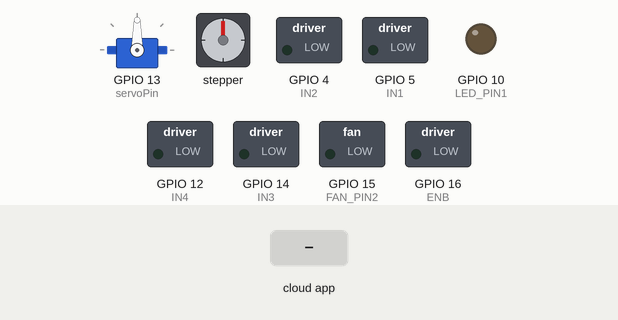
Simulated run of this sketch. Board: ESP8266 (NodeMCU). Parts: servo, stepper motor, switched loads named in the sketch (green lamp = pin HIGH), output pins drawn as LEDs (lit = HIGH). Inputs (shaded band) come from the test bench. WiFi joins after 1.5 s; servers stay silent unless stated; no MQTT or app messages arrive unless stated; stepper angles assume 2048 steps per turn; pins used as bus, display or sensor lines are not drawn; what the sketch prints to the serial monitor is not drawn.

Above: at 2.7 s.
2.8 s: the phone or cloud app sets Led_1 to 1
At 3.6 s:
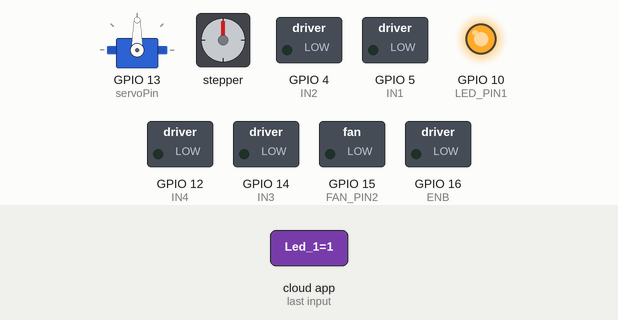
4.3 s: the phone or cloud app sets Fan_1 to 1
At 5.1 s:
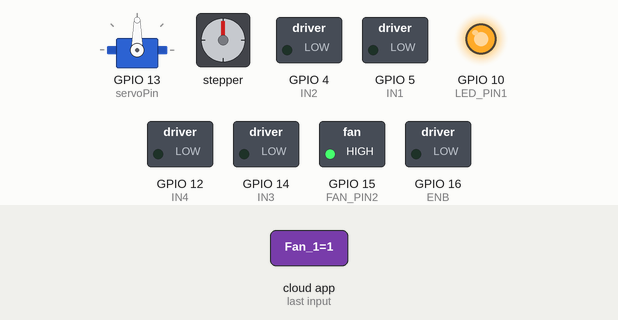
5.8 s: the phone or cloud app sets StepMotor to 1
At 7.2 s:
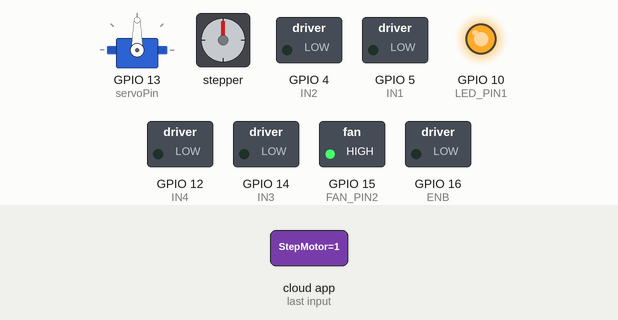
7.5 s: the phone or cloud app sets Servo_ctl to 0
At 8.7 s:
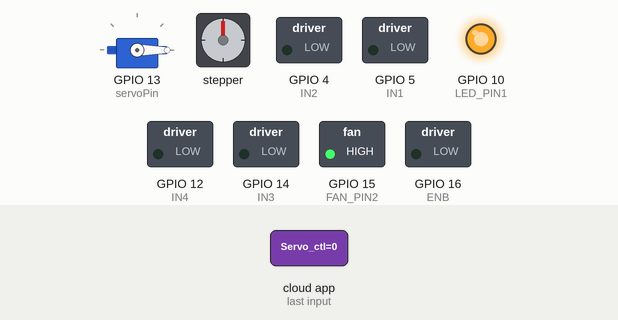
9.0 s: the phone or cloud app sets Speed to 1
At 9.7 s:
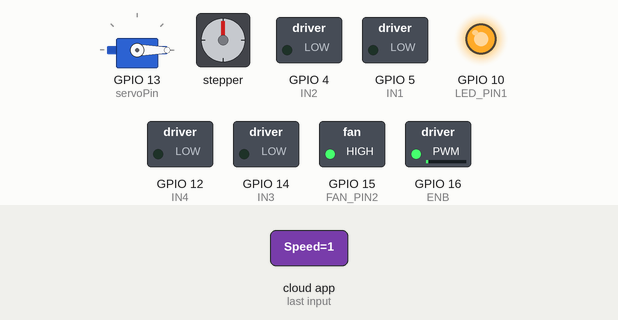
10.5 s: the phone or cloud app sets Led_1 to 0
At 11.2 s:
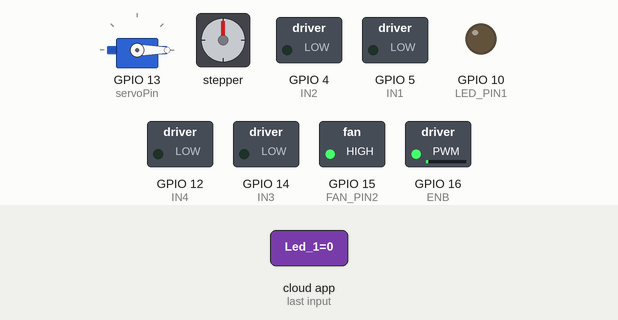
Timing chart, 0 to 13.0 s (numbered marks = the images above; inputs shaded):
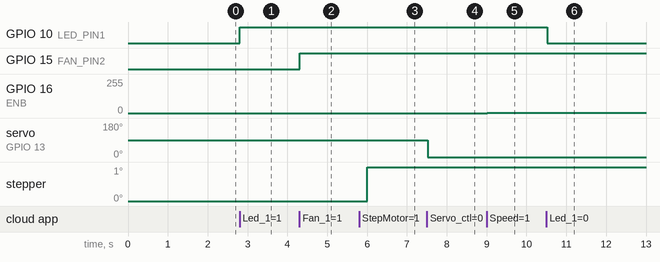

The sketch:

IoT_Thesis_actuators.ino
```cpp
 /***************************************************
  NodeMCU
****************************************************/
#include <AccelStepper.h>
#include <ESP8266WiFi.h>
#include <Servo.h>

#include "Adafruit_MQTT.h"
#include "Adafruit_MQTT_Client.h"

const int stepsPerRevolution = 2048;  // change this to fit the number of steps per revolution

#define DHTTYPE DHT11

// ULN2003 Motor Driver Pins
#define IN1 5
#define IN2 4
#define IN3 14
#define IN4 12
#define IN3_DC 0
#define IN4_DC 2
#define ENB 16


/************************* WiFi Access Point *********************************/
#define WLAN_SSID       "Smurf"
#define WLAN_PASS       "Baolong301100"
#define MQTT_SERVER     "192.168.8.237" // static ip address
#define MQTT_PORT       1883
#define MQTT_USERNAME   ""
#define MQTT_PASSWORD   ""
#define LED_PIN1     10   // Pin connected to the LED. GPIO 5
#define FAN_PIN2     15

#define servoPin 13
unsigned long lastMsg = 0;
#define MSG_BUFFER_SIZE  (80)
char msg[MSG_BUFFER_SIZE];
int value = 0;


// Timers auxiliar variables

char data[80];

int dc_motor_valspeed = 0;
int dc_motor_state = 2;
int servo_1_angle = 0;  // servo1 position in degrees
Servo servo_1;

AccelStepper stepper(AccelStepper::HALF4WIRE, IN1, IN3, IN2, IN4);
/************ Global State ******************/
// Create an ESP8266 WiFiClient class to connect to the MQTT server.
WiFiClient client_1;
// Setup the MQTT client class by passing in the WiFi client and MQTT server and login details.
Adafruit_MQTT_Client mqtt(&client_1, MQTT_SERVER, MQTT_PORT, MQTT_USERNAME, MQTT_PASSWORD);
/****************************** Feeds ***************************************/
// Setup a feed called 'pi_led1' for publishing.
// Notice MQTT paths for AIO follow the form: <username>/feeds/<feedname>
Adafruit_MQTT_Publish pi_led1 = Adafruit_MQTT_Publish(&mqtt, MQTT_USERNAME "pi_led1");

// Setup a feed called 'esp8266_led1' for subscribing to changes.
Adafruit_MQTT_Subscribe Led_1 = Adafruit_MQTT_Subscribe(&mqtt, MQTT_USERNAME "Led_1");
Adafruit_MQTT_Subscribe Fan_1 = Adafruit_MQTT_Subscribe(&mqtt, MQTT_USERNAME "Fan_1");
// Setup a feed called 'esp_step_motor1' for subscribing to changes.
Adafruit_MQTT_Subscribe StepMotor = Adafruit_MQTT_Subscribe(&mqtt, MQTT_USERNAME "StepMotor");

// Setup a feed called 'esp_step_motor1' for subscribing to changes.
Adafruit_MQTT_Subscribe Servo_ctl = Adafruit_MQTT_Subscribe(&mqtt, MQTT_USERNAME "Servo_ctl");

// Setup a feed called 'esp_dc_motor1' for subscribing to changes.
Adafruit_MQTT_Subscribe Speed = Adafruit_MQTT_Subscribe(&mqtt, MQTT_USERNAME "Speed");

// Setup a feed called 'esp_dc_motor1' for subscribing to changes.
Adafruit_MQTT_Subscribe DCmotor = Adafruit_MQTT_Subscribe(&mqtt, MQTT_USERNAME "DCmotor");


void step_motor_init(){
  stepper.setMaxSpeed(5000);
  stepper.setAcceleration(100);
}

void run_degree(int input_degree){
  int degreeint;
  degreeint = (input_degree*4096)/360;
  stepper.moveTo(degreeint); // set target forward 300 steps
  while (stepper.distanceToGo() != 0)
  {  stepper.run();
  }
}

void servo_degree(int input_degree){
servo_1.write(input_degree);
}

void DC_motor_run(int speed,int mode)
{
 // set speed 0 to 256
  analogWrite(ENB, speed);
  switch(mode)
  {
  case 2:
  // turn on motor forward
    digitalWrite(IN3_DC, LOW);
    digitalWrite(IN4_DC, HIGH);
    break;
  case 1:
  // turn on motor backward
    digitalWrite(IN3_DC, HIGH);
    digitalWrite(IN4_DC, LOW);
    break;
  case 0:
  // turn off motor forward
    digitalWrite(IN3_DC, LOW);
    digitalWrite(IN4_DC, LOW);
    break;
  default:
  // turn off motor forward
    digitalWrite(IN3_DC, LOW);
    digitalWrite(IN4_DC, LOW);
    break;
  }
}
/*************************** Sketch Code ************************************/
void MQTT_connect();
void setup() {
 Serial.begin(115200);
 delay(10);
 pinMode(LED_PIN1, OUTPUT);
 digitalWrite(LED_PIN1, LOW);
 pinMode(FAN_PIN2, OUTPUT);
 digitalWrite(FAN_PIN2, LOW);
  // Setup button as an input with internal pull-up.
// initialize the stepper library
 pinMode(IN1, OUTPUT);
 pinMode(IN2, OUTPUT);
 pinMode(IN3, OUTPUT);
 pinMode(IN4, OUTPUT);
 pinMode(ENB, OUTPUT);
 pinMode(IN3_DC, OUTPUT);
 pinMode(IN4_DC, OUTPUT);
// initialize the stepper library
 step_motor_init();
 servo_1.attach(servoPin);

 Serial.println(F("RPi-ESP-MQTT"));
 // Connect to WiFi access point.
 Serial.println(); Serial.println();
 Serial.print("Connecting to ");
 Serial.println(WLAN_SSID);
 WiFi.begin(WLAN_SSID, WLAN_PASS);
 while (WiFi.status() != WL_CONNECTED) {
   delay(500);
   Serial.print(".");
 }
 Serial.println();
 Serial.println("WiFi connected");
 Serial.println("IP address: "); Serial.println(WiFi.localIP());
 // Setup MQTT subscription for esp8266_led feed.
 mqtt.subscribe(&Led_1);
 mqtt.subscribe(&Fan_1);
 mqtt.subscribe(&StepMotor);
 mqtt.subscribe(&Servo_ctl);
 mqtt.subscribe(&Speed);
 mqtt.subscribe(&DCmotor);
}
uint32_t x=0;
void loop() {
 // Check if the button has been pressed by looking for a change from high to
 // low signal (with a small delay to debounce).


 // Ensure the connection to the MQTT server is alive (this will make the first
 // connection and automatically reconnect when disconnected).  See the MQTT_connect
 MQTT_connect();
 // this is our 'wait for incoming subscription packets' busy subloop
 // try to spend your time here
 // Here its read the subscription
 Adafruit_MQTT_Subscribe *subscription;
 while ((subscription = mqtt.readSubscription())) {
   if (subscription == &Led_1) {
     char *message = (char *)Led_1.lastread;
     Serial.print(F("Got_led1: "));
     Serial.println(message);
     // Check if the message was ON, OFF, or TOGGLE.
     if (strncmp(message, "1", 1) == 0) {
       // Turn the LED on.
       digitalWrite(LED_PIN1, HIGH);
     }
     else if (strncmp(message, "0", 1) == 0) {
       // Turn the LED off.
       digitalWrite(LED_PIN1, LOW);
     }
     else if (strncmp(message, "TOGGLE", 6) == 0) {
       // Toggle the LED.
       digitalWrite(LED_PIN1, !digitalRead(LED_PIN1));
      }
   }
   if (subscription == &Fan_1) {
     char *message = (char *)Fan_1.lastread;
     Serial.print(F("Got_fan1: "));
     Serial.println(message);
     // Check if the message was ON, OFF, or TOGGLE.
     if (strncmp(message, "1", 1) == 0) {
       // Turn the LED on.
       digitalWrite(FAN_PIN2, HIGH);
     }
     else if (strncmp(message, "0", 1) == 0) {
       // Turn the LED off.
       digitalWrite(FAN_PIN2, LOW);
     }
     else if (strncmp(message, "TOGGLE", 6) == 0) {
       // Toggle the LED.
       digitalWrite(FAN_PIN2, !digitalRead(FAN_PIN2));
      }
   }
   if (subscription == &StepMotor) {
     char *message = (char *)StepMotor.lastread;
     Serial.print(F("Got_Step_motor Data: "));
     Serial.println(message);
     if (strlen(message)>= 1) {
       run_degree(atoi(message));
      }
   }
   if (subscription == &Servo_ctl) {
     char *message = (char *)Servo_ctl.lastread;
     Serial.print(F("Got_servo1 Data: "));
     Serial.println(message);
     if (strlen(message)>= 1) {
       servo_degree(atoi(message));
       Serial.println(servo_1.read());
      }
   }
    if (subscription == &Speed) {
       char *message = (char *)Speed.lastread;
       Serial.print(F("Got_dc_motor_speed Data: "));
       Serial.println(message);
       if (strlen(message)>= 1) {
         dc_motor_valspeed = atoi(message);
         DC_motor_run(dc_motor_valspeed,dc_motor_state);
        }
     }
     if (subscription == &DCmotor) {
       char *message = (char *)DCmotor.lastread;
       Serial.print(F("Got_dc_motor_mode Data: "));
       Serial.println(message);
       if (strncmp(message, "1", 1) == 0) {
       // Turn the dc motor backward
       DC_motor_run(dc_motor_valspeed,1);
       dc_motor_state = 1;
     }
     else if (strncmp(message, "2", 1) == 0) {
       // Turn the dc motor off.
       DC_motor_run(dc_motor_valspeed,2);
       dc_motor_state = 2;
     }
     else if (strncmp(message, "0", 1) == 0) {

       DC_motor_run(dc_motor_valspeed,0);
       dc_motor_state = 0;

     }
 }
 }

 delay(20);
}
// Function to connect and reconnect as necessary to the MQTT server.
void MQTT_connect() {
int8_t ret;
 // Stop if already connected.
 if (mqtt.connected()) {
   return;
 }
 Serial.print("Connecting to MQTT... ");
 uint8_t retries = 3;
 while ((ret = mqtt.connect()) != 0) { // connect will return 0 for connected
      Serial.println(mqtt.connectErrorString(ret));
      Serial.println("Retrying MQTT connection in 5 seconds...");
      mqtt.disconnect();
      delay(5000);  // wait 5 seconds
      retries--;
      if (retries == 0) {
        // basically die and wait for WDT to reset me
        while (1);
      }
}
 Serial.println("MQTT Connected!");
}
```

Measured:
- after the input at 2.8 s, GPIO 10 (LED_PIN1): LOW → HIGH at once
- after the input at 4.3 s, GPIO 15 (FAN_PIN2): LOW → HIGH at once
- after the input at 7.5 s, servo on GPIO 13 (servoPin): 90° → 0° at once
- after the input at 9.0 s, GPIO 16 (ENB): 0/255 → 1/255 at once
- after the input at 10.5 s, GPIO 10 (LED_PIN1): HIGH → LOW at once
